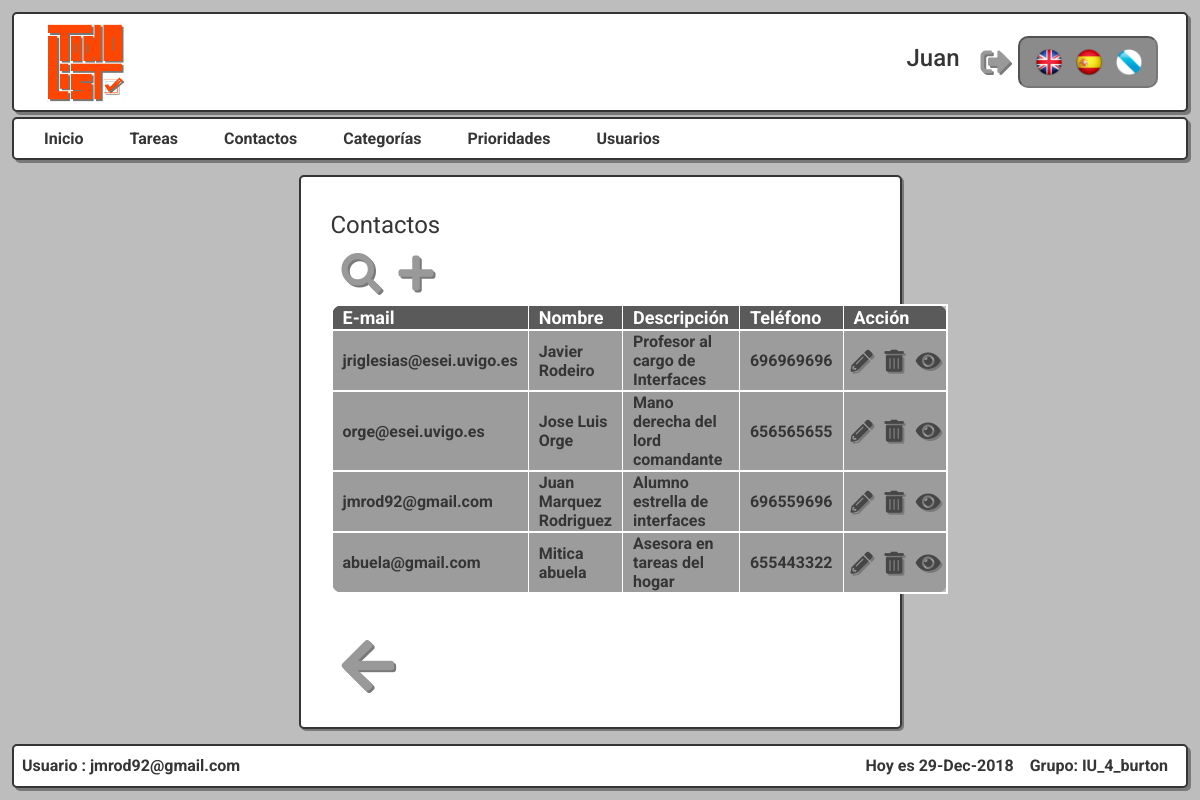
Screenshot of /Controllers/Contacto_Controller.php?accion=SHOWALL (signed in) with the database file from the repository.
### tables this page shows
CREATE TABLE IF NOT EXISTS `CONTACTO` (
  `email_con` varchar(60) PRIMARY KEY,
  `desc_con` varchar(150) NOT NULL,
  `telf_con` varchar(11) NOT NULL,
  `nom_con` varchar(30) NOT NULL
);

### Models/CONTACTO_Model.php (called while the page is built, shortened)
<?php
class CONTACTO_Model {
  function __construct($email, $nombre, $desc, $telf){
    include_once '../Models/Access_DB.php';
    $this->mysqli = ConnectDB();
  }
  function Showall(){
		$result = $this->mysqli->query("SELECT * FROM CONTACTO");
		return mysqli_fetch_all($result, MYSQLI_ASSOC);
  }
}
 ?>

### Models/Access_DB.php (called while the page is built)
<?php
function ConnectDB()
{
    $mysqli = new mysqli("localhost", 'todolistdba', 'todolistpass' , 'TODOLISTDB');
	if ($mysqli->connect_errno) {
		include './MESSAGE_View.php';
		new MESSAGE("Fallo al conectar a MySQL: (" . $mysqli->connect_errno . ") " . $mysqli->connect_error, './index.php');
		return false;
	}
	else{
		return $mysqli;
	}
}
?>

### Views/Contacto_Views/Contacto_SHOWALL.php (the view, shortened to what this page needs)
<?php
	class Contacto_SHOWALL{
		function __construct($datos){
			$this->render($datos);
		}
		function render($datos){
            include '../Views/Header.php';?>
<div class="col-md-3"></div>
<div class="col-md-6 contenido articulo">
    <fieldset id="showall">
        <legend><?php echo $strings['Contactos'];?></legend>
        <div class="container-showall-btn">
            <button class="form-btn" role="link" onclick="window.location='../Controllers/Contacto_Controller.php?accion=SEARCH'"><i class="fas fa-search"></i>
            <button class="form-btn" role="link" onclick="window.location='../Controllers/Contacto_Controller.php?accion=ADD'"><i class="fas fa-plus"></i>
        </div>
        <table>
        <thead>
        <tr>
                <th><?php echo $strings['E-mail'];?></th>
                <th><?php echo $strings['Nombre'];?></th>
                <th><?php echo $strings['Descripción'];?></th>
                <th><?php echo $strings['Teléfono'];?></th>
                <th colspan="3"><?php echo $strings['Acción'];?></th>
        </tr>
        </thead>
            <tr>
        <?php   if ($_SESSION['tipo'] == 'ADMIN'){
                    if(count($datos, COUNT_RECURSIVE)!= 4){
                    foreach($datos as $datos) :
                    ?>
                    <td><?php echo $datos['email_con']."\n"; ?></td>
                <td><?php echo $datos['nom_con']."\n"; ?></td>
                <td><?php echo $datos['desc_con']."\n"; ?></td>
                <td><?php echo $datos['telf_con']."\n"; ?></td>
                <td class="tb-btn"><button class="editbtn" role="link" onclick="window.location='../Controllers/Contacto_Controller.php?accion=EDIT&param=<?php echo $datos['email_con']?>';"><i class="fas fa-pencil-alt"></i></button></td>
                <td class="tb-btn"><button class="editbtn" role="link" onclick="window.location='../Controllers/Contacto_Controller.php?accion=DELETE&param=<?php echo $datos['email_con']?>';"><i class="fas fa-trash-alt"></i></button></td>
                <td class="tb-btn"><button class="editbtn" role="link" onclick="window.location='../Controllers/Contacto_Controller.php?accion=SHOWCURRENT&param=<?php echo $datos['email_con']?>';"><i class="fas fa-eye"></i></button></td>
            </tr>
            <?php endforeach;}}else{
                if(count($datos, COUNT_RECURSIVE)!= 4){
                    foreach($datos as $datos) :
                    ?>
                    <td><?php echo $datos['email_con']."\n"; ?></td>
                <td><?php echo $datos['nom_con']."\n"; ?></td>
                <td><?php echo $datos['desc_con']."\n"; ?></td>
                <td><?php echo $datos['telf_con']."\n"; ?></td>
                <td class="tb-btn disable"><button class="editbtn disable" ><i class="fas fa-pencil-alt"></i></button></td>
                <td class="tb-btn disable"><button class="editbtn disable" ><i class="fas fa-trash-alt"></i></button></td>
                <td class="tb-btn"><button class="editbtn" role="link" onclick="window.location='../Controllers/Contacto_Controller.php?accion=SHOWCURRENT&param=<?php echo $datos['email_con']?>';"><i class="fas fa-eye"></i></button></td>
            </tr>
            <?php endforeach;}}?>
            </table>
        <div class="container-btn">
            <button class="form-btn" role="link" onclick="window.location='./Index_Controller.php';"><i class="fas fa-arrow-left"></i>
        </div>
    </fieldset>
</div>
<?php
			include '../Views/Footer.php';
		}
	}
?>

### Views/css/style.css (style rules this page uses)
body { font-family: 'Roboto', sans-serif; margin: 12px; background-color: rgb(189, 189, 189); }
.contenido { margin: 15px; background-color: white; color: rgb(53, 53, 53); border: 2px solid rgb(53, 53, 53); border-radius: 5px; font-size: 18px; padding: 30px; }
.fas { margin-left: 5px; font-size: 30px; color: rgb(153, 153, 153); text-shadow: 2px 2px rgb(121, 121, 121); }
.articulo { margin-left: 0px; width:100px; box-shadow: 2px 2px rgb(121, 121, 121); }
.form-btn { border: none; background-color: rgba(0,0,0,0); }
.form-btn .fas { margin-left: 5px; font-size: 30px; color: rgb(153, 153, 153); text-shadow: 2px 2px rgb(121, 121, 121); }
table { width: 100%; margin-top: 10px; color: rgb(53, 53, 53); }
tr { border: 2px solid white; }
td { font-weight: bold; border: 1px solid white; padding-left: 10px; padding-right:10px; background-color: rgb(156, 156, 156); }
th { color: white; font-size: 18px; border: 1px solid white; padding-left: 10px; padding-right:10px; background-color: rgb(90, 90, 90); }
.tb-btn { border: none; padding:0; padding-top: 5px; padding-bottom: 5px; }
table tbody tr:last-child td:first-child { border-radius: 0 0 0 10px; }
table tbody tr:last-child td:last-child { border-radius: 0 0 10px 0; }
.editbtn { border: none; background-color: rgba(0,0,0,0); padding: 2px; padding-right: 5px; }
.editbtn .fas { font-size: 22px; color: rgb(70, 70, 70); text-shadow: 2px 2px rgb(121, 121, 121); }
.container-showall-btn .form-btn .fas { font-size: 40px; }
legend { border-bottom: 1px solid white; }
#showall .container-btn { padding-top: 20px; border-top: 1px solid white; }
#showall .container-btn .fas { font-size:60px; }
table { margin-bottom: 20px; }
table thead th:first-child { border-radius: 10px 0 0 0; }
table thead th:last-child { border-radius: 0 10px 0 0; }

### rows the page displays
contacto: email_con "jriglesias@esei.uvigo.es", nom_con "Javier Rodeiro", desc_con "Profesor al cargo de Interfaces", telf_con "696969696"
contacto: email_con "orge@esei.uvigo.es", nom_con "Jose Luis Orge", desc_con "Mano derecha del lord comandante", telf_con "656565655"
contacto: email_con "jmrod92@gmail.com", nom_con "Juan Marquez Rodriguez", desc_con "Alumno estrella de interfaces", telf_con "696559696"
contacto: email_con "abuela@gmail.com", nom_con "Mitica abuela", desc_con "Asesora en tareas del hogar", telf_con "655443322"

### other values shown
$_SESSION['nombre'] "Juan"
$strings['Inicio'] "Inicio"
$strings['Tareas'] "Tareas"
$strings['Contactos'] "Contactos"
$strings['Categorías'] "Categorías"
$strings['Prioridades'] "Prioridades"
$strings['Usuarios'] "Usuarios"
$strings['E-mail'] "E-mail"
$strings['Nombre'] "Nombre"
$strings['Descripción'] "Descripción"
$strings['Teléfono'] "Teléfono"
$strings['Acción'] "Acción"
$strings['Usuario'] "Usuario"
$_SESSION['email'] "jmrod92@gmail.com"
$strings['Hoy es'] "Hoy es"
